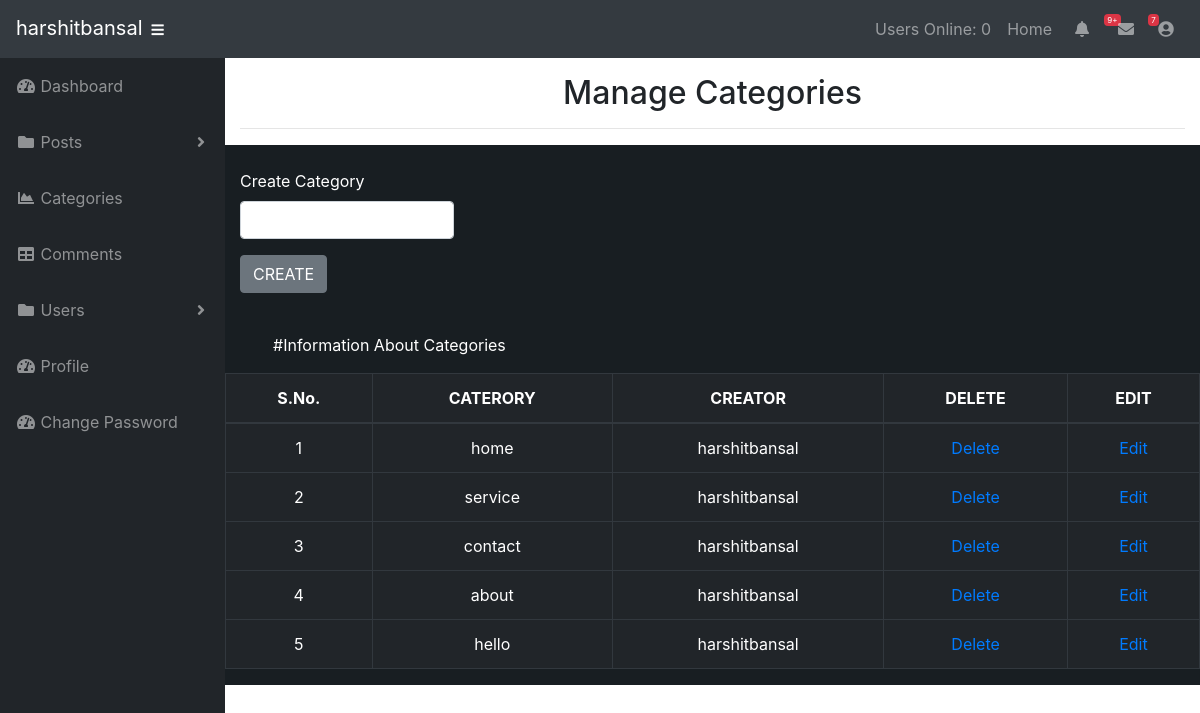
/admin/category.php (signed in), run on the app's committed database.
### tables this page shows
CREATE TABLE `categories` (
  `cat_id` int(3) NOT NULL,
  `cat_title` varchar(255) NOT NULL,
  `cat_creator` varchar(20) NOT NULL,
  `cat_user` varchar(2000) NOT NULL
);

### admin/functions.php (the view, shortened to what this page needs)
<?php
function FindAllCAtegories(){
    global $connection;
    $serial=0;
    $query = "SELECT * FROM categories";
    $select_all_categories = mysqli_query($connection,$query);
    while($row = mysqli_fetch_assoc($select_all_categories)){
        $cat_id = $row['cat_id'];
        $cat_title = $row['cat_title'];
        $cat_creator = $row['cat_creator'];
        echo "<tr>";
        $serial=$serial+1;
        echo "<td>{$serial}</td>";
        echo "<td>{$cat_title}</td>";
        echo "<td>{$cat_creator}</td>";
        echo "<td><a href='category.php?delete={$cat_id}'>Delete</a></td>";
        echo "<td><a href='category.php?edit={$cat_id}'>Edit</a></td>";
        echo "</tr>";
    }
}
?>

### admin/css/sb-admin.css (style rules this page uses)
html { position: relative; min-height: 100%; }
body { height: 100%; }
:root { --input-padding-x: 0.75rem; --input-padding-y: 0.75rem; }

### data on the page
categories: cat_title "home", cat_creator "harshitbansal"
categories: cat_title "service", cat_creator "harshitbansal"
categories: cat_title "contact", cat_creator "harshitbansal"
categories: cat_title "about", cat_creator "harshitbansal"
categories: cat_title "hello", cat_creator "harshitbansal"

### other printed values
$_SESSION['username'] "harshitbansal"
users_online() "0"
